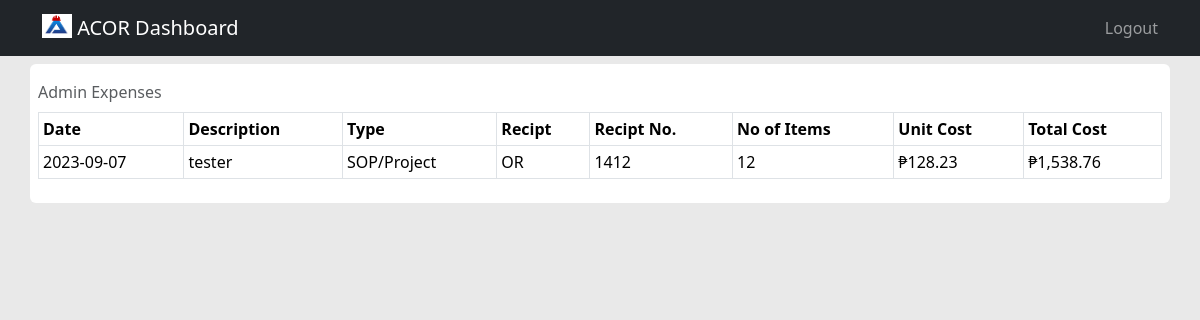
The page /admin (signed in) on the database its author committed.
### tables this page shows
CREATE TABLE expenses (
	id INTEGER NOT NULL, 
	project_id INTEGER NOT NULL, 
	date DATETIME NOT NULL, 
	description VARCHAR(200) NOT NULL, 
	type_id INTEGER NOT NULL, 
	recipt VARCHAR(5) NOT NULL, 
	recipt_no VARCHAR(20) NOT NULL, 
	no_items INTEGER NOT NULL, 
	unit_cost FLOAT NOT NULL, 
	total_cost FLOAT NOT NULL, 
	time_entered DATETIME NOT NULL, 
	PRIMARY KEY (id), 
	FOREIGN KEY(project_id) REFERENCES projects (id), 
	FOREIGN KEY(type_id) REFERENCES type (id)
);

CREATE TABLE type (
	id INTEGER NOT NULL, 
	type VARCHAR(20) NOT NULL, 
	PRIMARY KEY (id)
);

### app.py (the view)
@app.route("/admin")
@login_required
def admin():
    with engine.connect() as conn:
        statement = text("SELECT date,description,type,recipt,recipt_no,no_items,unit_cost,total_cost FROM expenses JOIN projects ON expenses.project_id = projects.id JOIN type ON expenses.type_id = type.id WHERE expenses.project_id = 1")
        expenses = conn.execute(statement)
    return render_template("admin.html",expenses=expenses)

### helper.py (called while the page is built)
def login_required(f):
    @wraps(f)
    def decorated_function(*args, **kwargs):
        if session.get("username") is None:
            return redirect("/login")
        return f(*args, **kwargs)
    return decorated_function

### templates/admin.html (shortened to what this page needs)
{% extends "dashboard.html" %}
{% block main %}
    <table class="table table-hover table-bordered table-sm align-middle align-top caption-top">
        <caption>Admin Expenses</caption>
        <thead>
            <tr>
                <th scope="col">Date</th>
                <th scope="col">Description</th>
                <th scope="col">Type</th>
                <th scope="col">Recipt</th>
                <th scope="col">Recipt No.</th>
                <th scope="col">No of Items</th>
                <th scope="col">Unit Cost</th>
                <th scope="col">Total Cost</th>
            </tr>
        </thead>
        <tbody>
            {% if expenses %}
                {% for i in expenses %}
                    <tr>
                        <td>{{ i.date.split()[0] }}</td>
                        <td>{{ i.description }}</td>
                        <td>{{ i.type }}</td>
                        <td>{{ i.recipt }}</td>
                        <td>{{ i.recipt_no }}</td>
                        <td>{{ i.no_items }}</td>
                        <td>&#8369;{{ '{:,.2f}'.format(i.unit_cost) }}</td>
                        <td>&#8369;{{ '{:,.2f}'.format(i.total_cost) }}</td>
                    </tr>
                {% endfor %}
            {% endif %}
        </tbody>
    </table>
{% endblock %}

### static/style.css (style rules this page uses)
body { background-color: #e9e9e9; }

### rows shown on the page
expenses: date "2023-09-07", description "tester", type "SOP/Project", recipt "OR", recipt_no "1412", no_items "12", unit_cost "128.23", total_cost "1,538.76"
